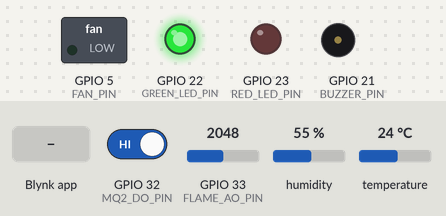
Recording of a sketch running on a simulated ESP32. Parts: switched loads named in the sketch (green lamp = pin HIGH), output pins drawn as LEDs (lit = HIGH), buzzer (waves = sounding, pin HIGH). Inputs (shaded band) come from the test bench; at power-on: GPIO 33 (FLAME_AO_PIN) = 2048, humidity 55 %, GPIO 32 (MQ2_DO_PIN) HIGH, temperature 24 °C. WiFi joins after 1.5 s; servers stay silent unless stated; what the sketch prints to the serial monitor is not drawn.

Above: at 3.0 s.
3.1 s: GPIO 33 (FLAME_AO_PIN) set to 1949
At 4.3 s:
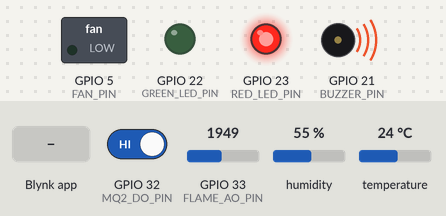
11.3 s: humidity set to 84 %
13.3 s: humidity set to 87 %
At 17.0 s:
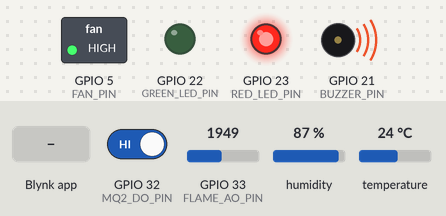
21.9 s: GPIO 33 (FLAME_AO_PIN) set to 2040
At 24.3 s:
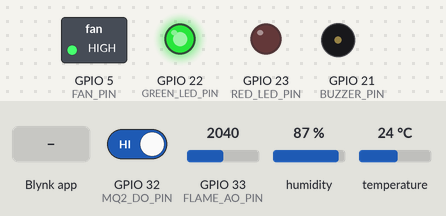
25.3 s: Blynk app writes 1 to V8
At 25.8 s:
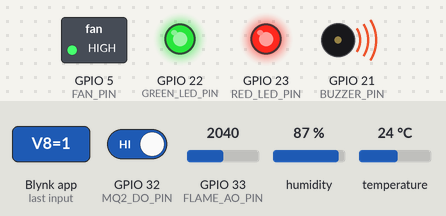
28.8 s: GPIO 32 (MQ2_DO_PIN) driven LOW
At 32.6 s:
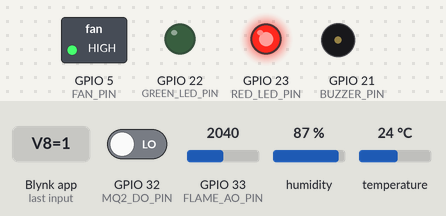
Timing chart, 0 to 34.3 s (numbered marks = the images above; inputs shaded):
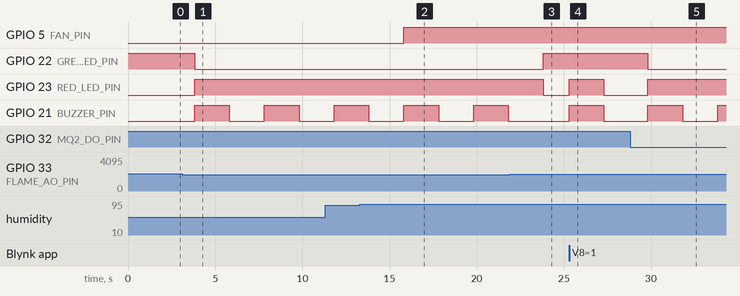

The sketch:

kitchen_safety_system.ino
```cpp
#define BLYNK_PRINT Serial
#include "secrets.h"

#define BLYNK_TEMPLATE_ID   SECRET_BLYNK_TEMPLATE_ID
#define BLYNK_TEMPLATE_NAME SECRET_BLYNK_TEMPLATE_NAME
#define BLYNK_AUTH_TOKEN    SECRET_BLYNK_AUTH_TOKEN

#include <WiFi.h>
#include <BlynkSimpleEsp32.h>
#include <DHT.h>

// ==================== NETWORK CREDENTIALS ====================
char ssid[] = SECRET_WIFI_SSID;
char pass[] = SECRET_WIFI_PASS;
// ==================== PIN DEFINITIONS ====================
const int MQ2_DO_PIN    = 32;
const int FLAME_AO_PIN  = 33;

const int GREEN_LED_PIN = 22;
const int RED_LED_PIN   = 23;
const int BUZZER_PIN    = 21;

// DHT22 & Fan Pins
#define DHTPIN 4               // GPIO 4 for DHT22
#define DHTTYPE DHT22
#define FAN_PIN 5              // GPIO 5 for 2N2222 Transistor Base

// ==================== THRESHOLDS ====================
const int FLAME_THRESHOLD  = 2000;
const float TEMP_THRESHOLD = 38.0; // °C (Adapted for Bangladesh indoor climate)
const float HUM_THRESHOLD  = 85.0; // %  (Adapted for Bangladesh humidity)

DHT dht(DHTPIN, DHTTYPE);
BlynkTimer timer;

// System State Flags
bool buzzerState    = false;
bool buzzerMuted    = false; // V6 Switch
bool manualFanState = false; // V7 Switch
bool isTesting      = false; // V8 Button Diagnostic Lock

// Push Notification Cooldown Timers (Prevents spamming Blynk API)
unsigned long lastGasAlertTime  = 0;
unsigned long lastFireAlertTime = 0;
const unsigned long NOTIFY_COOLDOWN = 60000; // 60-second limit between push alerts

// ==================== SMART SAFETY ANALYSIS ====================
void calculateSafetyAnalysis(
  bool gasDetected,
  bool flameDetected,
  bool tempHigh,
  bool humHigh,
  int &safetyScore,
  String &riskLevel,
  String &recommendation
) {
  safetyScore = 100;

  if (gasDetected)   safetyScore -= 40;
  if (flameDetected) safetyScore -= 60;
  if (tempHigh)      safetyScore -= 15;
  if (humHigh)       safetyScore -= 10;

  if (safetyScore < 0) safetyScore = 0;

  if (gasDetected && flameDetected) {
    riskLevel = "CRITICAL";
    recommendation = "FIRE AND GAS HAZARD! EVACUATE / CHECK KITCHEN IMMEDIATELY.";
  } else if (flameDetected) {
    riskLevel = "CRITICAL";
    recommendation = "FLAME DETECTED! CHECK KITCHEN IMMEDIATELY.";
  } else if (gasDetected) {
    riskLevel = "HIGH RISK";
    recommendation = "POSSIBLE GAS LEAK. TURN OFF GAS AND VENTILATE.";
  } else if (tempHigh && humHigh) {
    riskLevel = "CAUTION";
    recommendation = "HIGH TEMPERATURE & HUMIDITY. VENTILATION ADVISED.";
  } else if (tempHigh) {
    riskLevel = "CAUTION";
    recommendation = "HIGH TEMPERATURE DETECTED. EXHAUST FAN ACTIVATED.";
  } else if (humHigh) {
    riskLevel = "CAUTION";
    recommendation = "HIGH HUMIDITY DETECTED. IMPROVE KITCHEN VENTILATION.";
  } else if (safetyScore >= 80) {
    riskLevel = "SAFE";
    recommendation = "KITCHEN CONDITIONS ARE NORMAL.";
  } else if (safetyScore >= 60) {
    riskLevel = "CAUTION";
    recommendation = "MINOR ENVIRONMENTAL WARNING. MONITOR CONDITIONS.";
  } else if (safetyScore >= 30) {
    riskLevel = "HIGH RISK";
    recommendation = "UNSAFE CONDITION DETECTED. CHECK THE KITCHEN.";
  } else {
    riskLevel = "CRITICAL";
    recommendation = "CRITICAL CONDITION. CHECK KITCHEN IMMEDIATELY.";
  }
}

// ==================== BLYNK HANDLERS ====================

// V6: Silence / Acknowledge Switch
BLYNK_WRITE(V6) {
  buzzerMuted = (param.asInt() == 1);
}

// V7: Manual Fan Override Switch
BLYNK_WRITE(V7) {
  manualFanState = (param.asInt() == 1);
}

// V8: Emergency Hardware Diagnostic Test Button
BLYNK_WRITE(V8) {
  if (param.asInt() == 1 && !isTesting) {
    isTesting = true;
    Serial.println("[DIAGNOSTICS] Starting 2-second hardware test...");

    if (Blynk.connected()) {
      Blynk.virtualWrite(V2, "HARDWARE TEST RUNNING...");
    }

    // Energize outputs simultaneously
    digitalWrite(GREEN_LED_PIN, HIGH);
    digitalWrite(RED_LED_PIN, HIGH);
    digitalWrite(BUZZER_PIN, HIGH);
    digitalWrite(FAN_PIN, HIGH);

    delay(2000); // Duration of test

    // Restore safe default states
    digitalWrite(GREEN_LED_PIN, HIGH);
    digitalWrite(RED_LED_PIN, LOW);
    digitalWrite(BUZZER_PIN, LOW);
    digitalWrite(FAN_PIN, LOW);

    isTesting = false;
    Serial.println("[DIAGNOSTICS] Hardware test complete.");
  }
}

// ==================== SENSOR & CONTROL ROUTINE ====================
void sendSensorData() {
  if (isTesting) return; // Pause readings while running hardware test

  // 1. Read Safety Sensors
  int mq2State = digitalRead(MQ2_DO_PIN);
  bool gasDetected = (mq2State == LOW);

  int flameVal = analogRead(FLAME_AO_PIN);
  bool flameDetected = (flameVal < FLAME_THRESHOLD);

  // 2. Read DHT22
  float t = dht.readTemperature();
  float h = dht.readHumidity();

  bool tempHigh = (!isnan(t) && t > TEMP_THRESHOLD);
  bool humHigh  = (!isnan(h) && h > HUM_THRESHOLD);

  // 3. Safety Hardware Outputs (LEDs & Buzzer)
  if (gasDetected || flameDetected) {
    digitalWrite(GREEN_LED_PIN, LOW);
    digitalWrite(RED_LED_PIN, HIGH);

    if (!buzzerMuted) {
      buzzerState = !buzzerState;
      digitalWrite(BUZZER_PIN, buzzerState ? HIGH : LOW);
    } else {
      digitalWrite(BUZZER_PIN, LOW); // Silenced via Blynk
    }
  } else {
    digitalWrite(GREEN_LED_PIN, HIGH);
    digitalWrite(RED_LED_PIN, LOW);
    digitalWrite(BUZZER_PIN, LOW);
    buzzerState = false;

    // Reset silence switch when hazards clear
    if (buzzerMuted) {
      buzzerMuted = false;
      if (Blynk.connected()) Blynk.virtualWrite(V6, 0);
    }
  }

  // 4. Exhaust Fan Control (Gas, Temp, Hum, OR Manual V7 Switch)
  bool fanShouldRun = (gasDetected || tempHigh || humHigh || manualFanState);
  digitalWrite(FAN_PIN, fanShouldRun ? HIGH : LOW);

  // 5. Smart Safety Analysis Calculation
  int safetyScore;
  String riskLevel;
  String recommendation;

  calculateSafetyAnalysis(
    gasDetected, flameDetected, tempHigh, humHigh,
    safetyScore, riskLevel, recommendation
  );

  // 6. Blynk IoT Dashboard & Notification Updates
  if (Blynk.connected()) {
    // Basic Sensors
    Blynk.virtualWrite(V0, gasDetected ? "GAS LEAK!" : "CLEAR");

    int blynkFlameVal = map(flameVal, 0, 4095, 4095, 0);
    Blynk.virtualWrite(V1, blynkFlameVal);

    if (gasDetected && flameDetected) {
      Blynk.virtualWrite(V2, "CRITICAL: FIRE & GAS!");
    } else if (gasDetected) {
      Blynk.virtualWrite(V2, "CRITICAL: GAS LEAK!");
    } else if (flameDetected) {
      Blynk.virtualWrite(V2, "CRITICAL: FIRE DETECTED!");
    } else {
      Blynk.virtualWrite(V2, "SAFE");
    }

    if (!isnan(t)) Blynk.virtualWrite(V3, t);
    if (!isnan(h)) Blynk.virtualWrite(V4, h);

    Blynk.virtualWrite(V5, fanShouldRun ? 1 : 0);

    // Smart Analysis Virtual Pins
    Blynk.virtualWrite(V9, safetyScore);
    Blynk.virtualWrite(V10, riskLevel);
    Blynk.virtualWrite(V11, recommendation);

    // Push Notifications (Rate limited to avoid spam)
    if (gasDetected && (millis() - lastGasAlertTime > NOTIFY_COOLDOWN)) {
      Blynk.logEvent("gas_alert", "WARNING: Gas leak detected in kitchen!");
      lastGasAlertTime = millis();
    }

    if (flameDetected && (millis() - lastFireAlertTime > NOTIFY_COOLDOWN)) {
      Blynk.logEvent("fire_alert", "CRITICAL: Fire/Flame detected in kitchen!");
      lastFireAlertTime = millis();
    }
  }

  // Serial Monitor Debug Output
  Serial.print("MQ-2: ");
  Serial.print(gasDetected ? "GAS" : "CLEAR");
  Serial.print(" | Flame: ");
  Serial.print(flameVal);
  if (!isnan(t) && !isnan(h)) {
    Serial.print(" | Temp: "); Serial.print(t); Serial.print("C");
    Serial.print(" | Hum: "); Serial.print(h); Serial.print("%");
  } else {
    Serial.print(" | DHT22: Reading...");
  }
  Serial.print(" | Fan: ");
  Serial.print(fanShouldRun ? "ON" : "OFF");
  Serial.print(" | Score: ");
  Serial.print(safetyScore);
  Serial.print(" | Risk: ");
  Serial.println(riskLevel);
}

// ==================== SETUP ====================
void setup() {
  Serial.begin(115200);

  analogSetAttenuation(ADC_11db);

  pinMode(MQ2_DO_PIN, INPUT);
  pinMode(FLAME_AO_PIN, INPUT);

  pinMode(GREEN_LED_PIN, OUTPUT);
  pinMode(RED_LED_PIN, OUTPUT);
  pinMode(BUZZER_PIN, OUTPUT);
  pinMode(FAN_PIN, OUTPUT);

  digitalWrite(GREEN_LED_PIN, HIGH);
  digitalWrite(RED_LED_PIN, LOW);
  digitalWrite(BUZZER_PIN, LOW);
  digitalWrite(FAN_PIN, LOW);

  dht.begin();

  Blynk.config(BLYNK_AUTH_TOKEN, "sgp1.blynk.cloud", 80);

  WiFi.begin(ssid, pass);
  Serial.print("Connecting to Wi-Fi...");
  int timeout = 0;
  while (WiFi.status() != WL_CONNECTED && timeout < 20) {
    delay(500);
    Serial.print(".");
    timeout++;
  }

  if (WiFi.status() == WL_CONNECTED) {
    Serial.println("\nWi-Fi Connected! IP: ");
    Serial.println(WiFi.localIP());
    Blynk.connect(5000);
  } else {
    Serial.println("\nWi-Fi not found. Running in standalone local mode.");
  }

  sendSensorData();
  timer.setInterval(2000L, sendSensorData);
}

// ==================== MAIN LOOP ====================
void loop() {
  if (WiFi.status() == WL_CONNECTED) {
    if (Blynk.connected()) {
      Blynk.run();
    } else {
      Blynk.connect(1000);
    }
  } else {
    static unsigned long lastReconnectAttempt = 0;
    if (millis() - lastReconnectAttempt > 10000) {
      lastReconnectAttempt = millis();
      WiFi.begin(ssid, pass);
    }
  }

  timer.run();
}
```

secrets.example.h
```cpp
#define SECRET_BLYNK_TEMPLATE_ID   "YOUR_BLYNK_TEMPLATE_ID"
#define SECRET_BLYNK_TEMPLATE_NAME "Kitchen Safety System"
#define SECRET_BLYNK_AUTH_TOKEN    "YOUR_BLYNK_AUTH_TOKEN"

#define SECRET_WIFI_SSID "YOUR_2.4GHZ_WIFI_SSID"
#define SECRET_WIFI_PASS "YOUR_WIFI_PASSWORD"
```

Measured:
- the behaviour switches between 2000 and 1999 on GPIO 33 (FLAME_AO_PIN) (found by bisection; images 0 and 1)
- the behaviour switches between 85 and 86 % on humidity (found by bisection; images 1 and 2)
- after the input at 3.1 s, GPIO 22 (GREEN_LED_PIN): HIGH → LOW after 0.72 s; GPIO 23 (RED_LED_PIN): LOW → HIGH after 0.72 s; GPIO 21 (BUZZER_PIN): alternates HIGH for 2.0 s and LOW for 2.0 s, starting after 0.72 s
- after the input at 13.3 s, GPIO 5 (FAN_PIN): LOW → HIGH after 2.5 s
- after the input at 21.9 s, GPIO 22 (GREEN_LED_PIN): LOW → HIGH after 1.9 s; GPIO 23 (RED_LED_PIN): HIGH → LOW after 1.9 s; GPIO 21 (BUZZER_PIN): stays LOW (without the input it goes to HIGH after 1.9 s)
- after the input at 25.3 s, GPIO 23 (RED_LED_PIN), GPIO 21 (BUZZER_PIN): LOW → HIGH at once, → LOW 2.0 s later
- after the input at 28.8 s, GPIO 22 (GREEN_LED_PIN): HIGH → LOW after 1.0 s; GPIO 23 (RED_LED_PIN): LOW → HIGH after 1.0 s; GPIO 21 (BUZZER_PIN): LOW → HIGH after 1.0 s, → LOW 2.0 s later, → HIGH 2.0 s later
